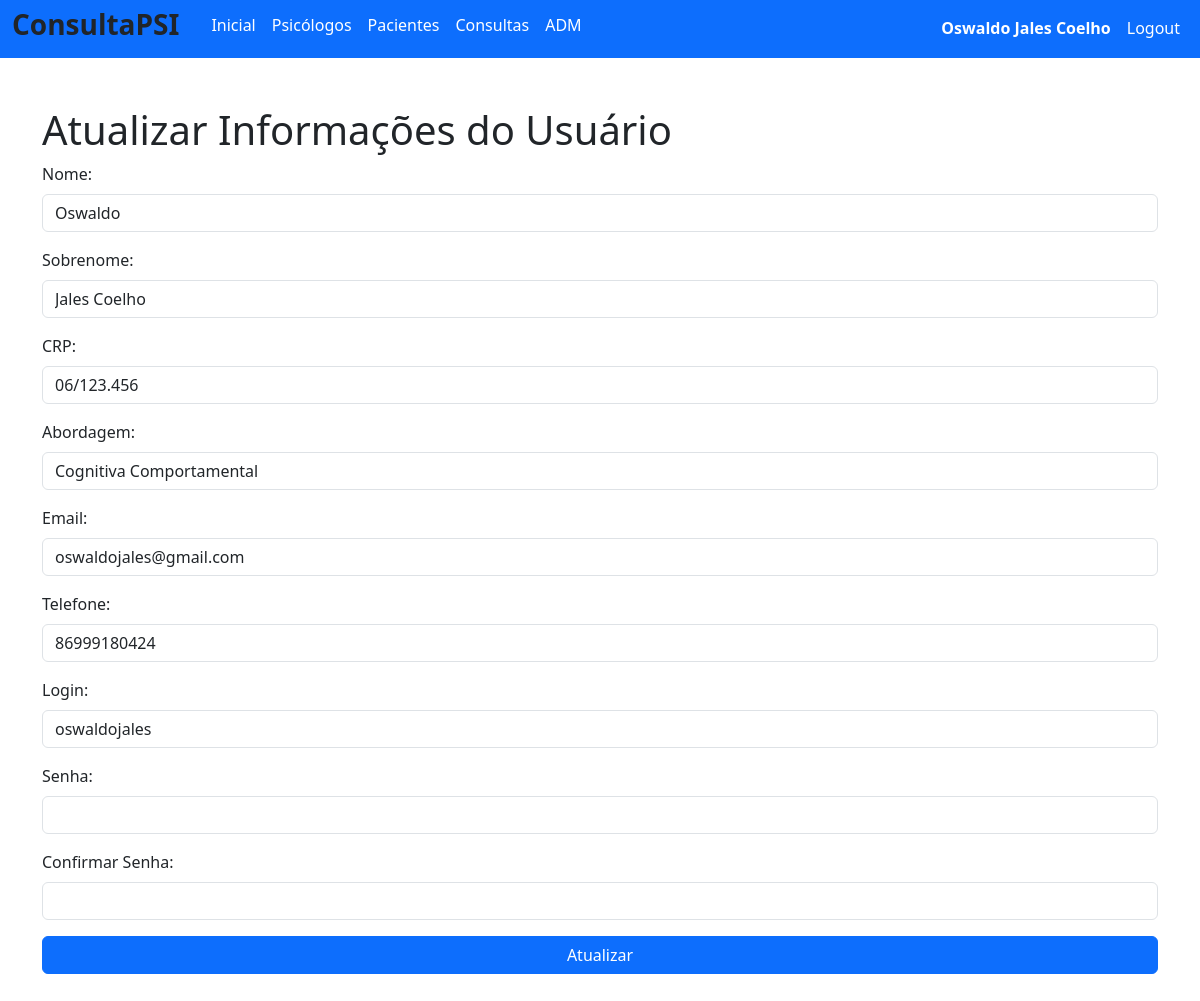
Page /psi/update/1 (signed in) on the committed database.
### database/models/user_model.py (models this page shows, shortened)
class User(db.Model, UserMixin):
    __tablename__ = "user"
    id = db.Column('id', db.Integer, primary_key=True)
    nome = db.Column('nome', db.String(150))
    sobrenome = db.Column('sobrenome', db.String(150))
    crp = db.Column('crp', db.String(20))
    abordagem = db.Column('abordagem', db.String(50))
    email = db.Column('email', db.String(50), unique=True)
    telefone = db.Column('telefone', db.String(15), unique=True, nullable=False)
    login = db.Column('login', db.String(50), unique=True, nullable=False)
    senha = db.Column('senha', db.String(550), nullable=False)
    tipo = db.Column('tipo', db.String(25), nullable=False, default="none")

### routes/psi.py (the view, shortened to what this page needs)
@blueprint_psi.route('/update/<int:id>', methods=['GET', 'POST'])
def update(id):
    psi, error = PsiService.get_all_psis(id)
    if error:
        flash(error)
        return redirect('/psi/recovery')
    if request.method == 'GET':
        return render_template('psi_update.html', psi=psi)

### routes/login.py (called while the page is built)
@login_manager.user_loader
def get_user(id):
    return User.query.get(id)

### service/psi_service.py (called while the page is built)
    @staticmethod
    def serialize_psi(psi):
        return {
            "id": psi.id,
            "nome": psi.nome,
            "sobrenome": psi.sobrenome,
            "crp": psi.crp,
            "abordagem": psi.abordagem,
            "email": psi.email,
            "telefone": psi.telefone,
            "login": psi.login,
            "tipo": psi.tipo
        }

    @staticmethod
    def get_all_psis(id=None):
        try:
            if id:
                psi = User.query.filter_by(id=id, tipo="psicólogo").first()
                if psi:
                    return PsiService.serialize_psi(psi), None
                else:
                    return None, "Psicólogo não encontrado"
            else:
                psis = User.query.filter_by(tipo="psicólogo").all()
                serialized_psis = [PsiService.serialize_psi(psi) for psi in psis]
                return serialized_psis, None
        except Exception as e:
            return None, str(e)

### templates/psi_update.html (shortened to what this page needs)
{% extends 'base.html' %}
{% block conteudo %}
       <h1>Atualizar Informações do Usuário</h1>
        <form method="post" action="">
            <div class="mb-3">
                <label for="nome" class="form-label">Nome:</label>
                <input id="nome" class="form-control" type="text" name="nome" value="{{ current_user.nome }}" required>
            </div>
            <div class="mb-3">
                <label for="sobrenome" class="form-label">Sobrenome:</label>
                <input id="sobrenome" class="form-control" type="text" name="sobrenome" value="{{ current_user.sobrenome }}" required>
            </div>
            <div class="mb-3">
                <label for="crp" class="form-label">CRP:</label>
                <input id="crp" class="form-control" type="text" name="crp" value="{{ current_user.crp }}" required>
            </div>
            <div class="mb-3">
                <label for="abordagem" class="form-label">Abordagem:</label>
                <input id="abordagem" class="form-control" type="text" name="abordagem" value="{{ current_user.abordagem }}">
            </div>
            <div class="mb-3">
                <label for="email" class="form-label">Email:</label>
                <input id="email" class="form-control" type="email" name="email" value="{{ current_user.email }}" required>
            </div>
            <div class="mb-3">
                <label for="telefone" class="form-label">Telefone:</label>
                <input id="telefone" class="form-control" type="text" name="telefone" value="{{ current_user.telefone }}">
            </div>
            <div class="mb-3">
                <label for="login" class="form-label">Login:</label>
                <input id="login" class="form-control" type="text" name="login" value="{{ current_user.login }}" required>
            </div>
            <div class="mb-3">
                <label for="senha" class="form-label">Senha:</label>
                <input id="senha" class="form-control" type="password" name="senha">
            </div>
            <div class="mb-3">
                <label for="csenha" class="form-label">Confirmar Senha:</label>
                <input id="csenha" class="form-control" type="password" name="csenha">
            </div>
            <div class="d-grid">
                <button type="submit" class="btn btn-primary">Atualizar</button>
            </div>
            <br>
            <br>
            <br>
        </form>
    </div>
    {% endblock %}

### templates/base.html (shortened to what this page needs)
<!doctype html>
<html lang="pt-BR">
  <head>
    <link rel="stylesheet" href="{{ url_for('static', filename='css/bootstrap.min.css') }}">
  </head>
  <body>
    <nav class="navbar navbar-expand-lg navbar bg-primary"  data-bs-theme="dark">
        <div class="container-fluid">
            <ul class="navbar-nav">
              <li> <h3 class="fw-bold me-4">ConsultaPSI</h3>  </li>
              {% if current_user.is_authenticated %}
              <li class="nav-item"><a class="nav-link active mb-0 h1" href="/">Inicial</a> </li>
              <li class="nav-item"><a class="nav-link active mb-0 h1" href="/psi/recovery">Psicólogos</a> </li>
              <li class="nav-item"><a class="nav-link active mb-0 h1" href="/pacientes/recovery">Pacientes</a> </li>
              <li class="nav-item"><a class="nav-link active mb-0 h1" href="/consultas/recovery">Consultas</a> </li>
              <li class="nav-item"><a class="nav-link active mb-0 h1" href="/adm/recovery">ADM</a> </li>
              {% endif %}
            </ul>
              <ul class="navbar-nav ms-auto">
              {% if current_user.is_authenticated %}
                <li class="nav-item"><p class="nav-link active mb-0 h1"><b> {{current_user.nome}} {{current_user.sobrenome}}</b></p> </li>
                <li class="nav-item"><a class="nav-link active mb-0 h1" href="/logout">Logout</a> </li>
              {% else %}
                <li class="nav-item"><a class="nav-link active mb-0 h1" href="/login">Login</a> </li>
                <li class="nav-item"><a class="nav-link active mb-0 h1" href="/login/register">Register</a> </li>
              {% endif %}
              </ul>
        </div>
    </nav>
    <div class="container">
      <br>
      <br>
        {% block conteudo %}
        {% endblock %}
        <br>
        <br>
        <br>
        <br>
  </body>

### rows in the picture
User: nome "Oswaldo", sobrenome "Jales Coelho", crp "06/123.456", abordagem "Cognitiva Comportamental", email "oswaldojales@gmail.com", telefone "86999180424", login "oswaldojales"
